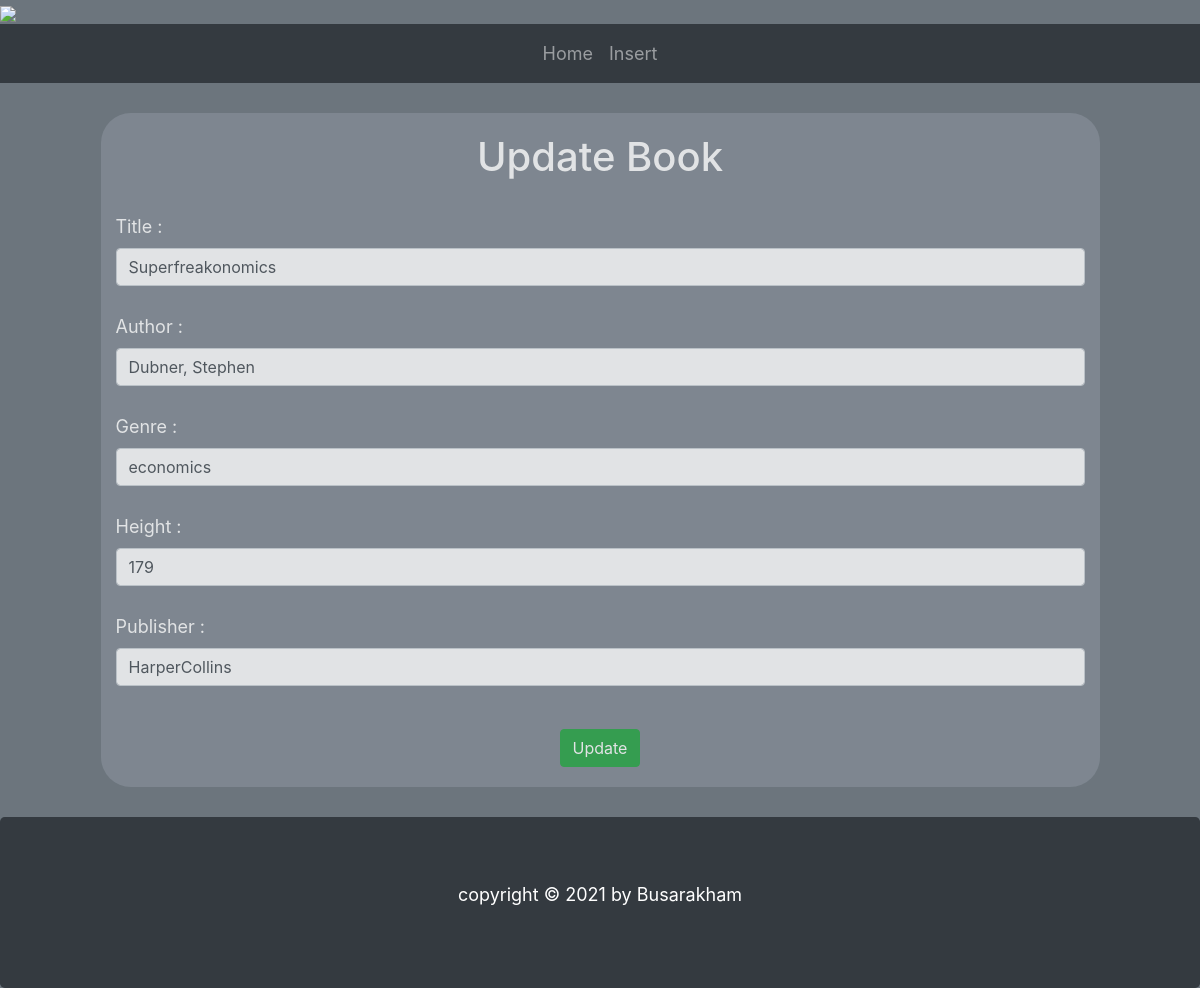
/update/Superfreakonomics, run on the app's committed database.
### models.py (models this page shows)
class Books(db.Model):
    __tablename__ = "books"
    title = db.Column(db.String(), primary_key=True)
    author = db.Column(db.String())
    genre = db.Column(db.String())
    height = db.Column(db.Integer())
    publisher = db.Column(db.String())

### app.py (the view)
@app.route('/update/<string:title>', methods=["GET", "POST"])
def update(title):
    book = Books.query.get_or_404(title)
    if request.method == 'POST':
        book.title = request.form['title']
        book.author = request.form['author']
        book.genre = request.form['genre']
        book.height = request.form['height']
        book.publisher = request.form['publisher']
        try :
            db.session.commit()
            return redirect('/')
        except :
            return "Fail to update"
    else :
        return render_template("update.html", book=book)

### templates/update.html
{% extends 'base_layout.html' %}
{% block body %}
<div class="row mx-auto">
        <div class="col-sm-12">
                <h1>Update Book</h1><br>
                <form action="" method="POST">
                        <div class="form-group" style="text-align: left; font-size: 18px;">
                          <label for="title">Title :</label>
                          <input placeholder="Enter Title" value="{{book.title}}" type="text" class="form-control" name="title" required pattern="{1,}" /><br>
                          <label>Author :</label>
                          <input placeholder="Enter Author" value="{{book.author}}" type="text" class="form-control" name="author" /><br>
                          <label>Genre :</label>
                          <input placeholder="Enter Genre" value="{{book.genre}}" type="text" class="form-control" name="genre" /><br>
                          <label>Height :</label>
                          <input placeholder="Enter Height" value="{{book.height}}" type="integer" class="form-control" name="height" /><br>
                          <label>Publisher :</label>
                          <input placeholder = "Enter Publisher" value="{{book.publisher}}" type="text" class="form-control" name="publisher" /><br>
                        </div>
                        <button type="submit" class="btn btn-success">Update</button>
                </form>
        </div>
</div>
{% endblock %}

### static/style.css (style rules this page uses)
div.row { background-color: #838b95; margin-top: 30px; margin-bottom: 30px; opacity: 0.8; border-radius: 30px; width: 90% }
div.col-sm-12 { margin-top: 20px; margin-bottom: 20px; }

### data on the page
Books: title "Superfreakonomics", author "Dubner, Stephen", genre "economics", height "179", publisher "HarperCollins"
